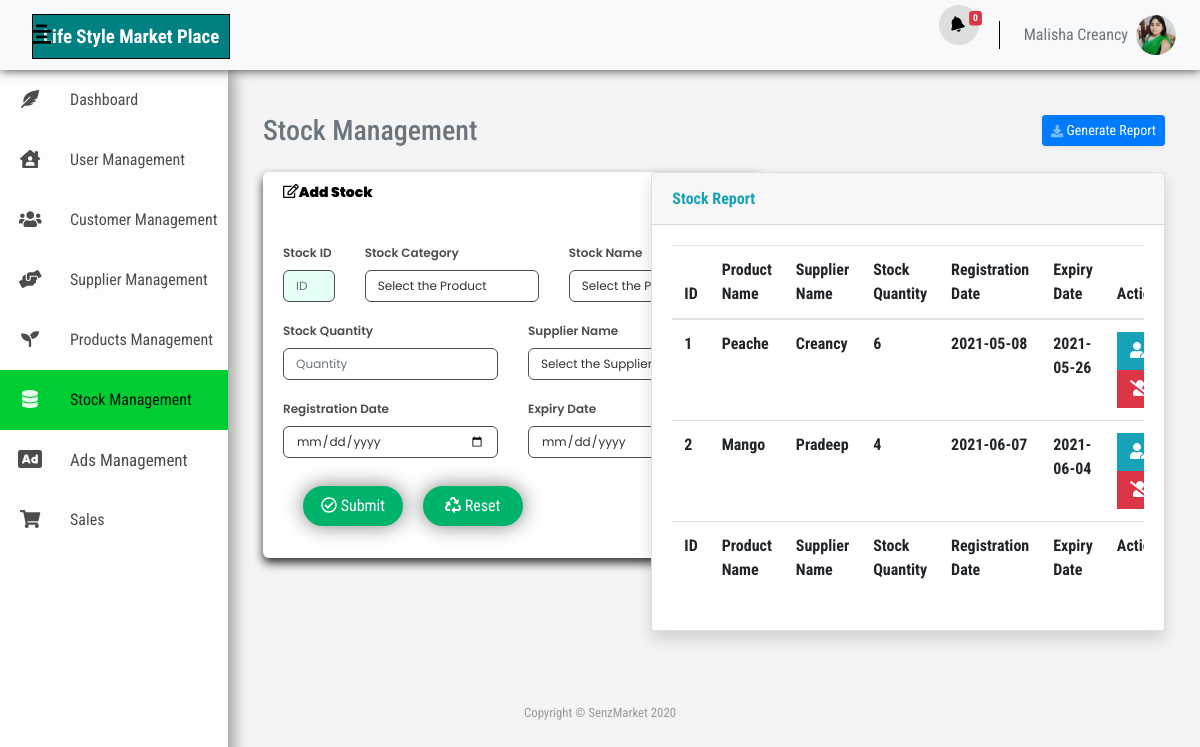
Screenshot of /stock-management.php (signed in) with the database file from the repository.
### tables this page shows
CREATE TABLE `user` (
  `user_id` int(11) NOT NULL,
  `user_name` varchar(100) NOT NULL,
  `user_fname` varchar(100) NOT NULL,
  `user_lname` varchar(100) NOT NULL,
  `user_dob` date NOT NULL,
  `user_address` varchar(500) NOT NULL,
  `user_gender` varchar(20) NOT NULL,
  `user_nic` varchar(100) NOT NULL,
  `user_email` varchar(100) NOT NULL,
  `user_password` varchar(100) DEFAULT NULL,
  `user_cno1` varchar(20) NOT NULL,
  `user_cno2` varchar(20) NOT NULL,
  `user_img` varchar(500) NOT NULL DEFAULT 'IMG-6097c453cec5e1.36388049.jpg',
  `user_country` varchar(255) NOT NULL,
  `user_language` varchar(255) NOT NULL,
  `user_reg_date` datetime NOT NULL,
  `user_status` int(11) NOT NULL DEFAULT '1',
  `role_role_id` int(11) NOT NULL
);

CREATE TABLE `stock` (
  `stock_id` int(11) NOT NULL,
  `stock_reg_date` date NOT NULL,
  `stock_expire_date` date NOT NULL,
  `stock_quantity` int(255) NOT NULL,
  `receive_stock_count` int(11) NOT NULL,
  `current_stock_count` int(11) NOT NULL,
  `stock_status` int(11) NOT NULL DEFAULT '1',
  `cost_per_unit` decimal(10,2) NOT NULL,
  `category_category_id` int(11) NOT NULL,
  `supplier_supplier_id` int(11) NOT NULL,
  `product_product_id` int(11) NOT NULL
);

CREATE TABLE `product` (
  `product_id` int(11) NOT NULL,
  `product_name` varchar(500) NOT NULL,
  `product_description` varchar(1000) NOT NULL,
  `product_img` varchar(500) NOT NULL,
  `product_location` varchar(255) NOT NULL,
  `product_price` int(255) NOT NULL,
  `product_price_updated` int(255) NOT NULL,
  `product_status` int(11) NOT NULL DEFAULT '1',
  `category_category_id` int(11) NOT NULL
);

CREATE TABLE `supplier` (
  `supplier_id` int(11) NOT NULL,
  `supplier_uname` varchar(255) NOT NULL,
  `supplier_fname` varchar(100) NOT NULL,
  `supplier_lname` varchar(100) NOT NULL,
  `supplier_company` varchar(100) DEFAULT NULL,
  `supplier_email` varchar(100) NOT NULL,
  `supplier_cno1` int(11) NOT NULL,
  `supplier_cno2` int(11) DEFAULT NULL,
  `supplier_address` varchar(45) NOT NULL,
  `supplier_status` int(11) NOT NULL DEFAULT '1',
  `supplier_password` varchar(255) NOT NULL
);

### stock-management.php (the view, shortened to what the rows shown need)
<?php
include("./header.php");
function viewStock() {
    $conn = ControlDB::getconnect();
    $sql = "SELECT st.stock_id, st.stock_reg_date, st.stock_expire_date, st.stock_quantity, st.product_product_id, st.supplier_supplier_id, pro.product_name, supplier.supplier_uname FROM stock AS st JOIN product AS pro ON st.product_product_id = pro.product_id JOIN supplier ON st.supplier_supplier_id = supplier.supplier_id";
    $result = $conn->query($sql) or die($conn->error);
    return $result;
}
?>
<link rel="stylesheet" type="text/css" href="css/stock.css">
<div class="wrapper">
    <div class="content">
        <div class="container-fluid">
            <div class="d-sm-flex align-items-center justify-content-between mb-4">
                <h1 class="h3 mb-0 text-secondary">Stock Management</h1>
            </div>
            <div class="row">
                <div class="col-md-7">
                    <div class="card shadow mb-4"  id="in_user_table">
                        <div class="card-body">
                            <div class="table-responsive">
                                <table class="table table-hover" id="dataTable" width="100%" cellspacing="0">
                                    <thead>
                                        <tr>
                                            <th>ID</th>
                                            <th>Product Name</th>
                                            <th>Supplier Name</th>
                                            <th>Stock Quantity</th>
                                            <th>Registration Date</th>
                                            <th>Expiry Date</th>
                                            <th>Action</th>
                                        </tr>
                                    </thead>
                                    <tfoot>
                                        <tr>
                                            <th>ID</th>
                                            <th>Product Name</th>
                                            <th>Supplier Name</th>
                                            <th>Stock Quantity</th>
                                            <th>Registration Date</th>
                                            <th>Expiry Date</th>
                                            <th>Action</th>
                                        </tr>
                                    </tfoot>
                                    <tbody>
                                        <?php
                                        $stock_no = 1;
                                        $result = viewStock();
                                        while ($row = mysqli_fetch_array($result)) {
                                            ?>
                                            <tr>
                                                <th><?php echo $stock_no++; ?></th>
                                                <th><?php echo($row['product_name']); ?></th>
                                                <th><?php echo($row['supplier_uname']); ?></th>
                                                <th><?php echo($row['stock_quantity']); ?></th>
                                                <th><?php echo($row['stock_reg_date']); ?></th>
                                                <th><?php echo($row['stock_expire_date']); ?></th>
                                                <th>
                                                    <ul class="list-inline m-0">
                                                        <li class="list-inline-item">
                                                            <button class="btn btn-info btn rounded-0 editbtn" name="edit" type="button" type="button" data-toggle="modal" data-backdrop="static" data-keyboard="false" data-target="#stockUpdateModal"><i class="fas fa-user-edit"></i></button>
                                                        </li>
                                                        <li class="list-inline-item">
                                                            <button class="btn btn-danger btn rounded-0 deletebtn" name="delete" type="button" data-toggle="modal" title="Delete" data-target="#stockDeleteModal"><i class="fas fa-user-slash"></i></button>
                                                        </li>
                                                    </ul>
                                                </th>
                                            </tr>
                                        <?php } ?>
                                    </tbody>
                                </table>
                            </div>
                        </div>
                    </div>
                </div>
            </div>
        </div>
    </div>
</div>
<?php include("./footer.php"); ?>

### header.php (shortened to what the rows shown need)
<?php
function profileUserPic() {
    $conn = ControlDB::getconnect();
    $current_user = $_SESSION['user']['user_id'];
    $sql = "SELECT * FROM user WHERE user_id = '$current_user'";
    $result = $conn->query($sql) or die($conn->error);
    return $result;
}
?>
<!DOCTYPE html>
<html>
    <head>
        <link rel="stylesheet" type="text/css" href="vendor/bootstrap-4.5.0/css/bootstrap.css">
        <link rel="stylesheet" type="text/css" href="vendor/fontawesome-free/css/all.css">
        <link rel="stylesheet" type="text/css" href="vendor/fontawesome-free/css/all.min.css">
        <link href="https://cdn.jsdelivr.net/gh/gitbrent/bootstrap4-toggle@3.6.1/css/bootstrap4-toggle.min.css" rel="stylesheet">
        <link rel="stylesheet" type="text/css" href="css/global.css">
        <link rel="stylesheet" type="text/css" href="css/navs.css">
    </head>
    <body>
        <nav class="navbar navbar-expand bg-light mb-4 topbar sticky-top">
            <ul class="navbar-nav ml-auto">
                <?php
                $result = profileUserPic();
                while ($row = mysqli_fetch_array($result)) {
                    ?>
                    <li class="nav-item dropdown no-arrow">
                        <a class="nav-link text-secondary" href="#" id="userDropdown" role="button" data-toggle="dropdown" aria-expanded="false">
                            <span class="mr-2 d-none d-lg-inline text-secondary "><?php echo $_SESSION['user']['user_fname'] . " " . $_SESSION['user']['user_lname']; ?></span>
                            <img class="img-profile rounded-circle" src="<?php echo './uploads/' . $row['user_img'] . '" width="100px;" height="100px;" alt="image"' ?>">
                        </a>
                    <?php } ?>
                </li>
            </ul>
        </nav>

### rows the page displays
user: user_img (picture)
stock: product_product.product_name "Peache", supplier_supplier.supplier_uname "Creancy", stock_quantity "6", stock_reg_date "2021-05-08", stock_expire_date "2021-05-26"
stock: product_product.product_name "Mango", supplier_supplier.supplier_uname "Pradeep", stock_quantity "4", stock_reg_date "2021-06-07", stock_expire_date "2021-06-04"

### other values shown
$count_seller "0"
